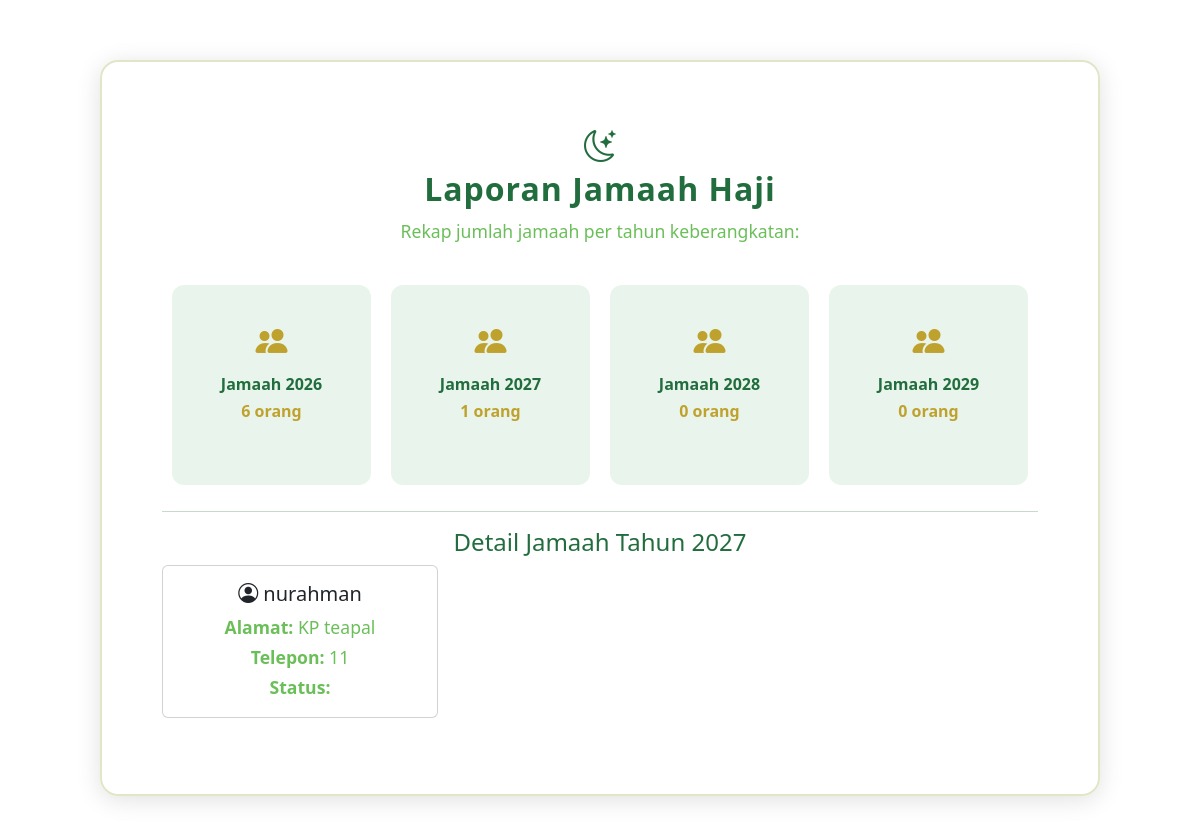
/contern/jamaahHaji/laporan.php?tahun=2027, run on the app's committed database.
### tables this page shows
CREATE TABLE `jamaah_haji` (
  `id` int NOT NULL,
  `foto` varchar(100) NOT NULL,
  `nik` varchar(20) NOT NULL,
  `no_porsi` varchar(30) NOT NULL,
  `nama_lengkap` varchar(100) NOT NULL,
  `jenis_kelamin` varchar(20) DEFAULT NULL,
  `tanggal_lahir` date NOT NULL,
  `alamat` varchar(200) DEFAULT NULL,
  `telepon` varchar(30) DEFAULT NULL,
  `no_paspor` varchar(20) DEFAULT NULL,
  `golongan_darah` varchar(5) DEFAULT NULL,
  `penyakit_bawaan` varchar(100) DEFAULT NULL,
  `jadwal_berangkat` date DEFAULT NULL,
  `status` varchar(250) NOT NULL,
  `data_pulang` date DEFAULT NULL,
  `id_pembimbing` int DEFAULT NULL
);

### contern/jamaahHaji/laporan.php (the view, shortened to what this page needs)
<?php
include __DIR__ . '/../../backend/query/read.php';
$jumlah2026 = $conn->query("SELECT COUNT(*) as jml FROM jamaah_haji WHERE YEAR(jadwal_berangkat) = 2026")->fetch_assoc()['jml'];
$jumlah2027 = $conn->query("SELECT COUNT(*) as jml FROM jamaah_haji WHERE YEAR(jadwal_berangkat) = 2027")->fetch_assoc()['jml'];
$jumlah2028 = $conn->query("SELECT COUNT(*) as jml FROM jamaah_haji WHERE YEAR(jadwal_berangkat) = 2028")->fetch_assoc()['jml'];
$jumlah2029 = $conn->query("SELECT COUNT(*) as jml FROM jamaah_haji WHERE YEAR(jadwal_berangkat) = 2029")->fetch_assoc()['jml'];
?>
<!DOCTYPE html>
<html lang="id">
<head>
    <link rel="stylesheet" href="../../jamaahHaji/index.css">
    <link rel="stylesheet" href="https://cdn.jsdelivr.net/npm/bootstrap@5.3.7/dist/css/bootstrap.min.css" />
    <link rel="stylesheet" href="https://cdn.jsdelivr.net/npm/bootstrap-icons@1.13.1/font/bootstrap-icons.min.css" />
    <link rel="stylesheet" href="../dasboard/index.css" />
</head>
<body>
    <div class="conten">
        <span style="font-size:2rem; color:#226d3d;"><i class="bi bi-moon-stars"></i></span>
        <h2>Laporan Jamaah Haji</h2>
        <p>Rekap jumlah jamaah per tahun keberangkatan:</p>
        <div class="d-flex justify-content-center flex-wrap">
            <a href="?tahun=2026" style="text-decoration:none; color:inherit;" class="stat-card">
                <i class="bi bi-people-fill"></i>
                <h5>Jamaah 2026</h5>
                <p><?= $jumlah2026 ?> orang</p>
            </a>
            <a href="?tahun=2027" style="text-decoration:none; color:inherit;" class="stat-card">
                <i class="bi bi-people-fill"></i>
                <h5>Jamaah 2027</h5>
                <p><?= $jumlah2027 ?> orang</p>
            </a>
            <a href="?tahun=2028" style="text-decoration:none; color:inherit;" class="stat-card">
                <i class="bi bi-people-fill"></i>
                <h5>Jamaah 2028</h5>
                <p><?= $jumlah2028 ?> orang</p>
            </a>
            <a href="?tahun=2029" style="text-decoration:none; color:inherit;" class="stat-card">
                <i class="bi bi-people-fill"></i>
                <h5>Jamaah 2029</h5>
                <p><?= $jumlah2029 ?> orang</p>
            </a>
        </div>
        <?php
        if (isset($_GET['tahun'])) {
            $tahun = intval($_GET['tahun']);
            echo "<hr><h4>Detail Jamaah Tahun $tahun</h4>";
            $q = $conn->query("SELECT * FROM jamaah_haji WHERE YEAR(jadwal_berangkat) = $tahun");
            echo '<div class="row">';
            while ($row = $q->fetch_assoc()) {
                echo '<div class="col-md-4 mb-3">';
                echo '<div class="card card-jamaah" onclick="window.location.href=\'detailJamaah.php?id=' . $row['id'] . '\'">';
                echo '<div class="card-body">';
                echo '<h5 class="card-title"><i class="bi bi-person-circle"></i> ' . htmlspecialchars($row['nama_lengkap']) . '</h5>';
                echo '<p class="card-text mb-1"><strong>Alamat:</strong> ' . htmlspecialchars($row['alamat']) . '</p>';
                echo '<p class="card-text mb-1"><strong>Telepon:</strong> ' . htmlspecialchars($row['telepon']) . '</p>';
                echo '<p class="card-text"><strong>Status:</strong> ' . htmlspecialchars($row['status']) . '</p>';
                echo '</div></div></div>';
            }
            echo '</div>';
        }
        ?>
    </div>
</body>
</html>

### index.css (style rules this page uses)
body { height: 100vh; margin: 0; }
a { color: #388e3c; text-decoration: none; }

### contern/dasboard/index.css (style rules this page uses)
body { margin: 0; font-family: 'Segoe UI', sans-serif; background: url('https://images.pexels.com/photos/2291789/pexels-photo-2291789.jpeg') no-repeat center center fixed; background-size: cover; }
.conten { margin: 60px auto; max-width: 1000px; background: rgba(255, 255, 255, 0.85); border-radius: 18px; box-shadow: 0 4px 24px rgba(0, 0, 0, 0.12); padding: 60px 60px; color: #226d3d; text-align: center; border: 2px solid #e0e7c7; }
.conten h2 { color: #226d3d; font-weight: bold; margin-bottom: 10px; letter-spacing: 1px; }
.conten p { color: #6bbf59; font-size: 1.1rem; margin-bottom: 30px; }
.stat-card { background: #e9f5ec; padding: 30px; border-radius: 12px; margin: 10px; flex: 1; min-width: 120px; height: 200px; display: flex; flex-direction: column; justify-content: center; }
.stat-card i { font-size: 2rem; color: #bfa22e; margin-bottom: 10px; }
.stat-card h5 { font-size: 1rem; font-weight: bold; margin-bottom: 5px; color: #226d3d; }
.stat-card p { font-size: 1rem; font-weight: bold; color: #bfa22e; }

### data on the page
jamaah_haji: nama_lengkap "nurahman", alamat "KP teapal", telepon "11"

### other printed values
$jumlah2026 "6"
$jumlah2027 "1"
$jumlah2028 "0"
$jumlah2029 "0"
$tahun "2027"
